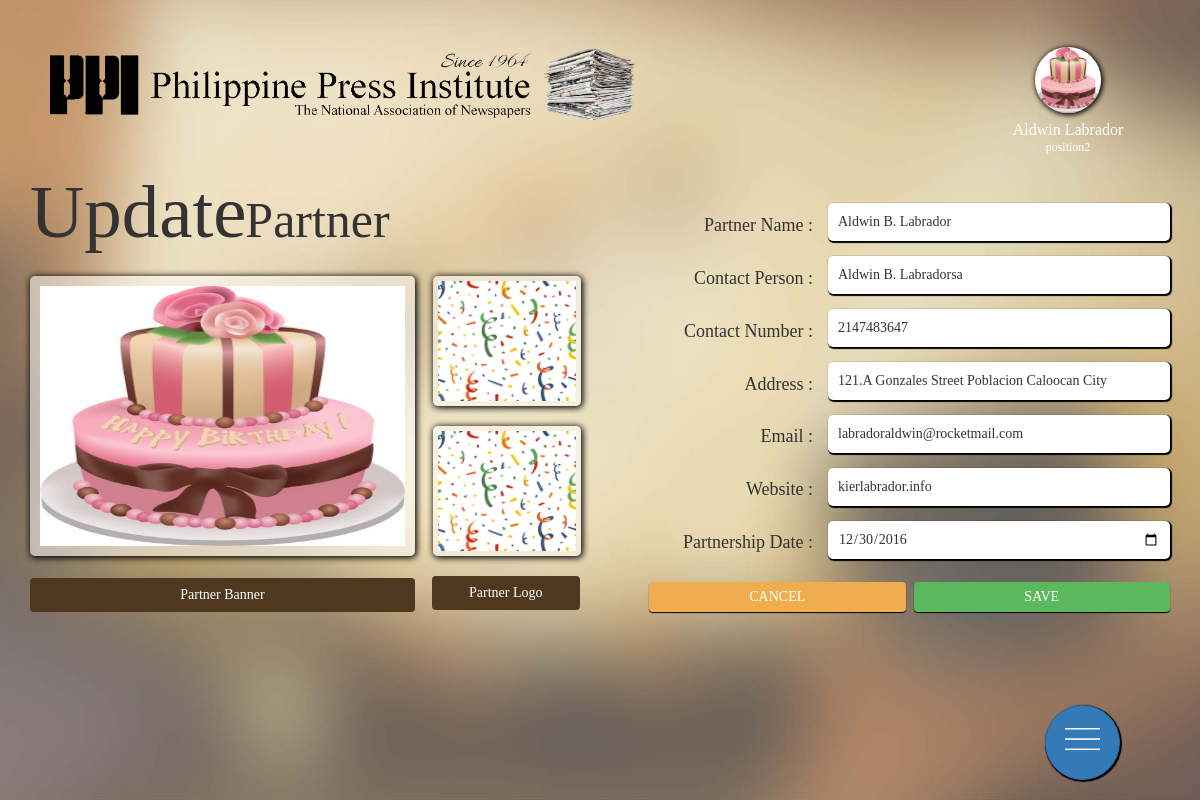
Screenshot of /partnerUpdate.php?id=4 (signed in) with the database file from the repository.
### tables this page shows
CREATE TABLE `tbl_partner` (
  `id` int(11) NOT NULL,
  `partner_name` mediumtext NOT NULL,
  `contact_person` mediumtext NOT NULL,
  `contact_number` varchar(15) NOT NULL,
  `address` mediumtext NOT NULL,
  `email` mediumtext NOT NULL,
  `website` mediumtext NOT NULL,
  `partnership_date` datetime NOT NULL,
  `partner_logo` longtext NOT NULL,
  `partner_banner` longtext NOT NULL,
  `date_added` timestamp NOT NULL DEFAULT CURRENT_TIMESTAMP ON UPDATE CURRENT_TIMESTAMP
);

### partnerUpdate.php (the view, shortened to what this page needs)
<!DOCTYPE html>
<html>
<?php include("connection.php"); ?>
<head>
	<?php include("head.php"); ?>
	<?php include("queries.php"); ?>
</head>
<body class="goldNoBorder">
	<div class="container-fluid">
		<?php header2(); ?>
		<div class="container">
		<form action="" method="POST" enctype="multipart/form-data">
			<div class="leftSide">
				<p>Update <span>Partner</span></p><br>
				<?php
					$sql = "SELECT * FROM tbl_partner WHERE id = '".$_GET['id']."'";
					$query = mysqli_query($connection,$sql);
					$result = mysqli_fetch_assoc($query);
				?>
				<div class="preview">
					<div class="logoBox">
						<img id="partnerLogoImagePreview" class="logoPreview" src="<?php echo $result['partner_logo']; ?>">
						<img id="partnerLogo2ImagePreview" class="logoPreview" src="<?php echo $result['partner_logo']; ?>">
						<span class="btn btn-file two" style="color: white">Partner Logo<input type="file" name="partnerLogoImage" id="uploadImagePartnerLogo" onchange="PreviewImagePartnerLogo();" ></span>
					</div>
                	<img id="partnerBannerImagePreview" class="bannerPreview" src="<?php echo $result['partner_banner']; ?>">
                	<span class="btn btn-file" style="color: white">
                	Partner Banner<input type="file" name="partnerBannerImage" id="uploadImagePartnerBanner"onchange="PreviewImagePartnerBanner();" >
                	</span>
                </div>
			</div>
			<div class="rightSide">
				<div class="fieldName">
					<ul>
						<li>Partner Name :</li>
						<li>Contact Person :</li>
						<li>Contact Number :</li>
						<li>Address :</li>
						<li>Email :</li>
						<li>Website :</li>
						<li>Partnership Date :</li>
					</ul>
				</div>
				<div class="textBoxes">
					<input type="text" name="partner_name" value="<?php echo $result['partner_name']; ?>" required>
					<input type="text" name="contact_person" value="<?php echo $result['contact_person']; ?>" required>
					<input type="text" name="contact_number" value="<?php echo $result['contact_number']; ?>" required>
					<input type="text" name="address" value="<?php echo $result['address']; ?>" required>
					<input type="text" name="email" value="<?php echo $result['email']; ?>" required>
					<input type="text" name="website" value="<?php echo $result['website']; ?>" required>
					<input type="date" name="partnership_date" value="<?php echo date_format((date_create($result['partnership_date'])),'Y-m-d'); ?>" style="width: 100%" required>
				</div>
				<div class="cmsButtons">
					<button type="submit" class="btn-success" name="updatePartner">SAVE</button>
					<button type="button" class="btn-warning" onclick="location.href='partners.php'">CANCEL</button>
				</div>
			</div>
		</form>
		</div>
	</div>
	<?php floatButtonsPartnersManager() ?>
</body>
</html>

### head.php (shortened to what this page needs)
<link rel="stylesheet" type="text/css" href="css/stylesheet.css">
<link rel="stylesheet" type="text/css" href="css/bootstrap.min.css">
<?php
	function header2(){
?>
		<div style="float:left">
			<div class="header2">
				<img src="img/PPI Logo2.png" width="100%">
			</div>
			<div class="header">
        <div class="dropdown profile">
  				<img src="<?php adminInfo("photo"); ?>" class="dropdown-toggle" data-toggle="dropdown">
        </div>
				<p style="font-size: 16px"><?php adminInfo("full_name") ?></p>
				<p><?php adminInfo("position"); ?></p>
			</div>
		</div>
<?php
	}
?>
<?php
	function floatButtonsPartnersManager(){
?>
    <div class="mini">
      <div class="btn-group">
        <a href="javascript:void(0)" class="btn btn-primary btn-fab" id="main">
          	<img src = "img/Menu.png">
        </a>
      </div>
    </div>
<?php
	}
?>

### queries.php (shortened to what this page needs)
<?php
	function adminInfo($detail){
		include("connection.php");
		$sql= "SELECT * FROM tbl_admin WHERE id = '".$_SESSION['id']."'";
			$query = mysqli_query($connection, $sql);
			$result = mysqli_fetch_assoc($query);
			$photo = $result['photo'];
			$username = $result['username'];
			$last_name = $result['last_name'];
			$first_name = $result['first_name'];
			$full_name = $first_name.' '.$last_name;
			$position = $result['position'];
			$admin_type = $result['admin_type'];
			if($detail=="photo"){
				echo $photo;
			}else if($detail=="username"){
				echo $username;
			}else if($detail=="position"){
				echo $position;
			}else if($detail=="last_name"){
				echo $last_name;
			}else if($detail=="first_name"){
				echo $first_name;
			}else if($detail=="full_name"){
				echo $full_name;
			}else if($detail=="admin_type"){
				echo $admin_type;
			}
	}
?>

### css/stylesheet.css (style rules this page uses)
* { font-family: Century Gothic; }
body.goldNoBorder { background-image: url(../img/PPI_BackgroundNoBorder.jpg); background-size: 100% 100%; background-repeat: no-repeat; background-attachment: fixed; }
.header { float: right; width: 20%; margin-top: 4%; }
.header p { text-align: center; line-height: 20%; margin-top: 15px; font-family: Century Gothic; font-size: 12px; color: white; }
.profile { width: 66px; height: 66px; border-radius: 50%; background-color: transparent; margin: 0 auto; box-shadow: 1px 1px 5px 1px black; }
.profile img { border-radius: 50%; width: 66px; height: 66px; float: left; }
.header2 { width: 50%; float: left; margin-top: 4%; margin-left: 3%; }
.btn-group .btn-fab { position: fixed !important; right: 20px; }
#main { bottom: 20px; border-radius: 50%; height: 75px; width: 75px; margin-right: 5%; box-shadow: 1px 1px 1px 1px black; }
.mini img { width: 70%; margin-top: 10px; filter: brightness(0) invert(1); }
.leftSide { width: 50%; height: 100px; float: left; padding-right: 20px; }
.leftSide p { float: left; font-size: 75px; font-family: AardvarkBold; }
.leftSide p span { font-size: 50px; margin-left: -20px; }
.preview { width: 100%; float: left; }
.bannerPreview { width: 70%; height: 280px; float: left; border-radius: 5px; margin-bottom: 4%; background-color: rgba(255,255,255,0.5); box-shadow: 1px 1px 6px 1px black; padding: 10px; }
.logoPreview { width: 100%; height: 130px; margin-left: 1%; border-radius: 5px; background-color: rgba(255,255,255,0.5); box-shadow: 1px 1px 6px 1px black; float: left; margin-bottom: 20px; padding: 5px; }
.logoBox { width: 27%; float: right; }
.btn-file { position: relative; overflow: hidden; width: 70%; background-color: #4E381F; color: white; }
.two { width: 100%; }
.rightSide { width: 50%; height: 100px; float: left; padding-top: 45px; }
.fieldName { width: 40%; float: left; padding-right: 15px; }
.fieldName ul li { list-style: none; text-decoration: none; text-align: right; margin-top: 10px; margin-bottom: 27px; font-size: 18px; font-family: Century Gothic; }
.textBoxes { width: 60%; float: left; }
.textBoxes input[type="text"] { width: 100%; border-radius: 5px; border: none; margin-bottom: 15px; height: 38px; padding: 0px 10px; box-shadow: 1px 1px 1px 1px black; float: left; }
.cmsButtons { width: 100%; float: left; }
.cmsButtons button { width: 45%; float: right; margin-left: 8px; border-radius: 4px; border: none; height: 30px; box-shadow: 0px 1px 1px 0px black; }
.textBoxes input[type="text"] { width: 100%; border-radius: 5px; border: none; margin-bottom: 15px; height: 38px; padding: 0px 10px; box-shadow: 1px 1px 1px 1px black; }
.textBoxes input[type="date"] { width: 47%; border-radius: 5px; border: none; margin-bottom: 15px; height: 38px; padding: 0px 10px; box-shadow: 1px 1px 1px 1px black; }

### rows the page displays
tbl_partner: partner_logo (picture), partner_banner (picture), partner_name "Aldwin B. Labrador", contact_person "Aldwin B. Labradorsa", contact_number "2147483647", address "121.A Gonzales Street Poblacion Caloocan City", email "labradoraldwin@rocketmail.com", website "kierlabrador.info", partnership_date "12/30/2016"

### other values shown
$full_name "Aldwin Labrador"
$position "position2"
